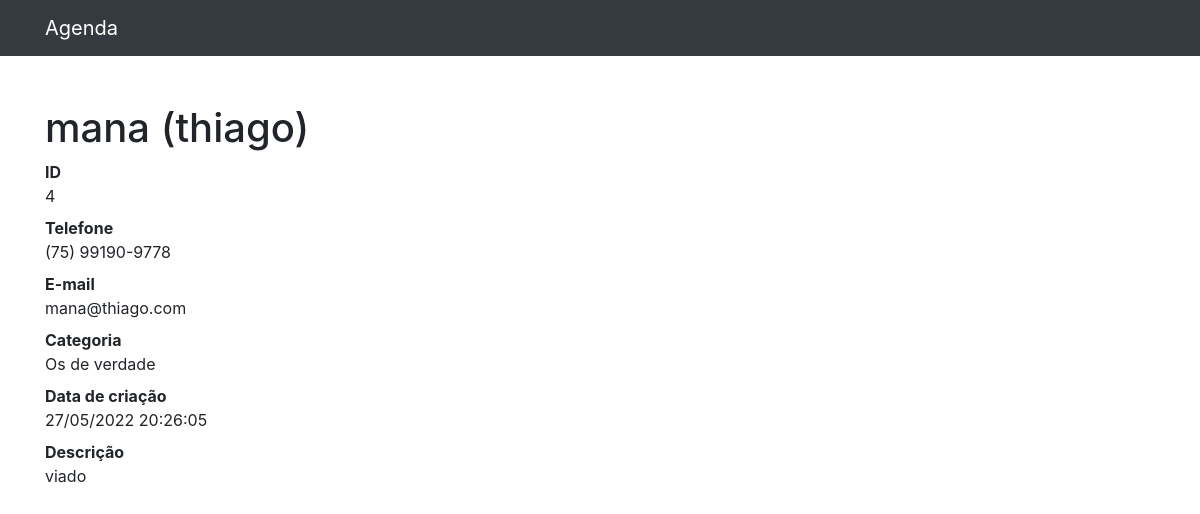
/4, run on an earlier commit of the app's database.
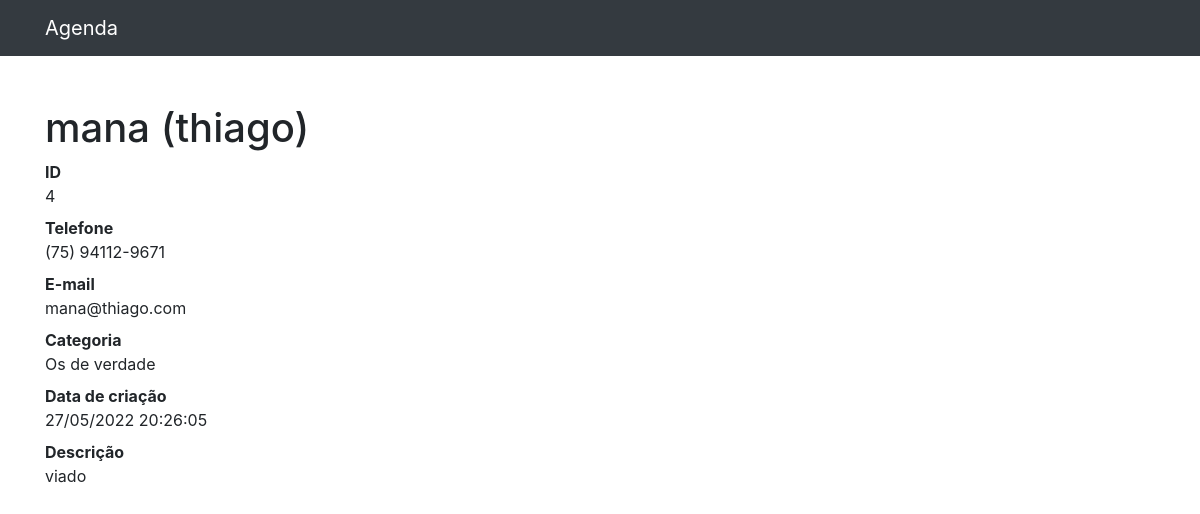
And on a later commit of the database.
### contatos/models.py (models this page shows, shortened)
class Contato(models.Model):
    nome = models.CharField(max_length=255)
    sobrenome = models.CharField(max_length=255, blank=True)
    telefone = models.CharField(max_length=50)
    email = models.EmailField(max_length=255, blank=True)
    data_criacao = models.DateTimeField(default=timezone.now)
    descricao = models.TextField(blank=True)
    categoria = models.ForeignKey(Categoria, on_delete=models.DO_NOTHING)
    mostrar = models.BooleanField(default=True)

class Categoria(models.Model):
    nome = models.CharField(max_length=255)
    def __str__(self):
        return self.nome

### contatos/views.py (the view)
# urls.py: path('<int:contato_id>', views.ver_contato, name="ver_contato")
def ver_contato(request, contato_id):
    contato = get_object_or_404(Contato, id=contato_id)
    return render(request, 'contatos/ver_contato.html', {
        'contato': contato
    })

### contatos/templates/contatos/ver_contato.html
{% extends 'base.html' %}
{% block conteudo %}
    <h1 class="mt-5">{{ contato.nome }} {{ contato.sobrenome }}</h1>
        <dl>
          <dt>ID</dt>
          <dd>{{ contato.id }}</dd>
          <dt>Telefone</dt>
          <dd>{{ contato.telefone }}</dd>
          <dt>E-mail</dt>
          <dd>{{ contato.email }}</dd>
          <dt>Categoria</dt>
          <dd>{{ contato.categoria }}</dd>
          <dt>Data de criação</dt>
          <dd>{{ contato.data_criacao|date:'d/m/Y H:i:s' }}</dd>
          <dt>Descrição</dt>
          <dd>{{ contato.descricao }}</dd>
        </dl>
{% endblock conteudo %}

What changed in the data, as far as the page shows it:
changed Contato "mana": telefone "(75) 99190-9778" → "(75) 94112-9671"
